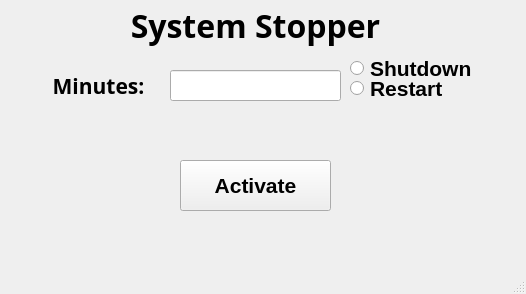
<?xml version="1.0" encoding="UTF-8"?>
<ui version="4.0">
 <class>MainWindow</class>
 <widget class="QMainWindow" name="MainWindow">
  <property name="geometry">
   <rect>
    <x>0</x>
    <y>0</y>
    <width>526</width>
    <height>294</height>
   </rect>
  </property>
  <property name="font">
   <font>
    <family>Microsoft YaHei UI</family>
    <pointsize>16</pointsize>
    <weight>75</weight>
    <bold>true</bold>
   </font>
  </property>
  <property name="windowTitle">
   <string>System Stopper</string>
  </property>
  <widget class="QWidget" name="centralwidget">
   <widget class="QLabel" name="label_top">
    <property name="geometry">
     <rect>
      <x>80</x>
      <y>0</y>
      <width>351</width>
      <height>51</height>
     </rect>
    </property>
    <property name="font">
     <font>
      <family>Rockwell Extra Bold</family>
      <pointsize>24</pointsize>
     </font>
    </property>
    <property name="text">
     <string>System Stopper</string>
    </property>
    <property name="alignment">
     <set>Qt::AlignCenter</set>
    </property>
   </widget>
   <widget class="QLineEdit" name="entry_minutes">
    <property name="geometry">
     <rect>
      <x>170</x>
      <y>70</y>
      <width>171</width>
      <height>31</height>
     </rect>
    </property>
    <property name="font">
     <font>
      <pointsize>14</pointsize>
      <weight>50</weight>
      <bold>false</bold>
     </font>
    </property>
    <property name="text">
     <string/>
    </property>
    <property name="alignment">
     <set>Qt::AlignCenter</set>
    </property>
   </widget>
   <widget class="QRadioButton" name="radio_shutdown">
    <property name="geometry">
     <rect>
      <x>350</x>
      <y>60</y>
      <width>141</width>
      <height>17</height>
     </rect>
    </property>
    <property name="text">
     <string>Shutdown</string>
    </property>
   </widget>
   <widget class="QRadioButton" name="radio_restart">
    <property name="geometry">
     <rect>
      <x>350</x>
      <y>80</y>
      <width>141</width>
      <height>17</height>
     </rect>
    </property>
    <property name="text">
     <string>Restart</string>
    </property>
   </widget>
   <widget class="QLabel" name="label_minutes">
    <property name="geometry">
     <rect>
      <x>28</x>
      <y>70</y>
      <width>141</width>
      <height>31</height>
     </rect>
    </property>
    <property name="font">
     <font>
      <family>Rockwell Extra Bold</family>
      <pointsize>16</pointsize>
     </font>
    </property>
    <property name="text">
     <string>Minutes:</string>
    </property>
    <property name="alignment">
     <set>Qt::AlignCenter</set>
    </property>
   </widget>
   <widget class="QLabel" name="label_activation">
    <property name="geometry">
     <rect>
      <x>90</x>
      <y>110</y>
      <width>331</width>
      <height>31</height>
     </rect>
    </property>
    <property name="font">
     <font>
      <family>Rockwell Extra Bold</family>
      <pointsize>16</pointsize>
     </font>
    </property>
    <property name="text">
     <string/>
    </property>
    <property name="alignment">
     <set>Qt::AlignCenter</set>
    </property>
   </widget>
   <widget class="QPushButton" name="pushButton">
    <property name="geometry">
     <rect>
      <x>180</x>
      <y>160</y>
      <width>151</width>
      <height>51</height>
     </rect>
    </property>
    <property name="text">
     <string>Activate</string>
    </property>
   </widget>
  </widget>
  <widget class="QMenuBar" name="menubar">
   <property name="geometry">
    <rect>
     <x>0</x>
     <y>0</y>
     <width>526</width>
     <height>34</height>
    </rect>
   </property>
  </widget>
  <widget class="QStatusBar" name="statusbar"/>
 </widget>
 <resources/>
 <connections/>
</ui>
